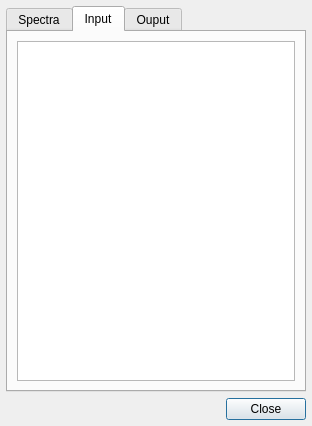
<?xml version="1.0" encoding="UTF-8"?>
<ui version="4.0">
 <class>detailsDialog</class>
 <widget class="QDialog" name="detailsDialog">
  <property name="geometry">
   <rect>
    <x>0</x>
    <y>0</y>
    <width>312</width>
    <height>426</height>
   </rect>
  </property>
  <property name="focusPolicy">
   <enum>Qt::ClickFocus</enum>
  </property>
  <property name="windowTitle">
   <string>Details</string>
  </property>
  <layout class="QVBoxLayout" name="verticalLayout">
   <property name="spacing">
    <number>6</number>
   </property>
   <property name="leftMargin">
    <number>6</number>
   </property>
   <property name="topMargin">
    <number>6</number>
   </property>
   <property name="rightMargin">
    <number>6</number>
   </property>
   <property name="bottomMargin">
    <number>6</number>
   </property>
   <item>
    <widget class="QTabWidget" name="tabWidget">
     <property name="tabPosition">
      <enum>QTabWidget::North</enum>
     </property>
     <property name="currentIndex">
      <number>1</number>
     </property>
     <widget class="QWidget" name="spectraTabWidget">
      <property name="focusPolicy">
       <enum>Qt::ClickFocus</enum>
      </property>
      <attribute name="title">
       <string>Spectra</string>
      </attribute>
      <layout class="QVBoxLayout" name="verticalLayout_5">
       <property name="leftMargin">
        <number>9</number>
       </property>
       <property name="topMargin">
        <number>9</number>
       </property>
       <property name="rightMargin">
        <number>9</number>
       </property>
       <property name="bottomMargin">
        <number>9</number>
       </property>
       <item>
        <widget class="QListView" name="spectraView">
         <property name="sizePolicy">
          <sizepolicy hsizetype="MinimumExpanding" vsizetype="Expanding">
           <horstretch>0</horstretch>
           <verstretch>0</verstretch>
          </sizepolicy>
         </property>
        </widget>
       </item>
       <item>
        <layout class="QGridLayout" name="spectraGridLayout">
         <property name="leftMargin">
          <number>6</number>
         </property>
         <property name="rightMargin">
          <number>6</number>
         </property>
         <item row="0" column="1">
          <widget class="DoubleLineEdit" name="scaleLineEdit">
           <property name="sizePolicy">
            <sizepolicy hsizetype="Preferred" vsizetype="Fixed">
             <horstretch>0</horstretch>
             <verstretch>0</verstretch>
            </sizepolicy>
           </property>
           <property name="maximumSize">
            <size>
             <width>120</width>
             <height>16777215</height>
            </size>
           </property>
           <property name="alignment">
            <set>Qt::AlignRight|Qt::AlignTrailing|Qt::AlignVCenter</set>
           </property>
          </widget>
         </item>
         <item row="0" column="0">
          <widget class="QLabel" name="scaleLabel">
           <property name="sizePolicy">
            <sizepolicy hsizetype="Preferred" vsizetype="Preferred">
             <horstretch>0</horstretch>
             <verstretch>0</verstretch>
            </sizepolicy>
           </property>
           <property name="text">
            <string>Scale</string>
           </property>
          </widget>
         </item>
         <item row="1" column="1">
          <widget class="ComboBox" name="normalizationComboBox"/>
         </item>
         <item row="1" column="0">
          <widget class="QLabel" name="normalizaitonLabel">
           <property name="text">
            <string>Normalization</string>
           </property>
          </widget>
         </item>
        </layout>
       </item>
       <item>
        <widget class="QTabWidget" name="axesTabWidget">
         <property name="sizePolicy">
          <sizepolicy hsizetype="Expanding" vsizetype="Fixed">
           <horstretch>0</horstretch>
           <verstretch>0</verstretch>
          </sizepolicy>
         </property>
         <property name="minimumSize">
          <size>
           <width>240</width>
           <height>0</height>
          </size>
         </property>
         <property name="focusPolicy">
          <enum>Qt::NoFocus</enum>
         </property>
         <property name="currentIndex">
          <number>-1</number>
         </property>
         <property name="movable">
          <bool>true</bool>
         </property>
        </widget>
       </item>
       <item>
        <spacer name="spectraVerticalSpacer">
         <property name="orientation">
          <enum>Qt::Vertical</enum>
         </property>
         <property name="sizeHint" stdset="0">
          <size>
           <width>20</width>
           <height>40</height>
          </size>
         </property>
        </spacer>
       </item>
      </layout>
     </widget>
     <widget class="QWidget" name="inputTabWidget">
      <property name="focusPolicy">
       <enum>Qt::ClickFocus</enum>
      </property>
      <attribute name="title">
       <string>Input</string>
      </attribute>
      <layout class="QVBoxLayout" name="verticalLayout_2">
       <property name="spacing">
        <number>9</number>
       </property>
       <property name="leftMargin">
        <number>9</number>
       </property>
       <property name="topMargin">
        <number>9</number>
       </property>
       <property name="rightMargin">
        <number>9</number>
       </property>
       <property name="bottomMargin">
        <number>9</number>
       </property>
       <item>
        <widget class="QPlainTextEdit" name="inputText">
         <property name="lineWrapMode">
          <enum>QPlainTextEdit::NoWrap</enum>
         </property>
         <property name="readOnly">
          <bool>true</bool>
         </property>
        </widget>
       </item>
      </layout>
     </widget>
     <widget class="QWidget" name="outputTabWidget">
      <property name="focusPolicy">
       <enum>Qt::ClickFocus</enum>
      </property>
      <attribute name="title">
       <string>Ouput</string>
      </attribute>
      <layout class="QVBoxLayout" name="verticalLayout_3">
       <property name="spacing">
        <number>9</number>
       </property>
       <property name="leftMargin">
        <number>9</number>
       </property>
       <property name="topMargin">
        <number>9</number>
       </property>
       <property name="rightMargin">
        <number>9</number>
       </property>
       <property name="bottomMargin">
        <number>9</number>
       </property>
       <item>
        <widget class="QPlainTextEdit" name="outputText">
         <property name="lineWrapMode">
          <enum>QPlainTextEdit::NoWrap</enum>
         </property>
        </widget>
       </item>
      </layout>
     </widget>
    </widget>
   </item>
   <item>
    <layout class="QHBoxLayout" name="buttonsHorizontalLayout">
     <item>
      <spacer name="buttonsHorizontalSpacer">
       <property name="orientation">
        <enum>Qt::Horizontal</enum>
       </property>
       <property name="sizeHint" stdset="0">
        <size>
         <width>40</width>
         <height>20</height>
        </size>
       </property>
      </spacer>
     </item>
     <item>
      <widget class="QPushButton" name="closePushButton">
       <property name="text">
        <string>Close</string>
       </property>
      </widget>
     </item>
    </layout>
   </item>
  </layout>
 </widget>
 <customwidgets>
  <customwidget>
   <class>DoubleLineEdit</class>
   <extends>QLineEdit</extends>
   <header>.widgets</header>
  </customwidget>
  <customwidget>
   <class>ComboBox</class>
   <extends>QComboBox</extends>
   <header>.widgets</header>
  </customwidget>
 </customwidgets>
 <resources/>
 <connections/>
</ui>
